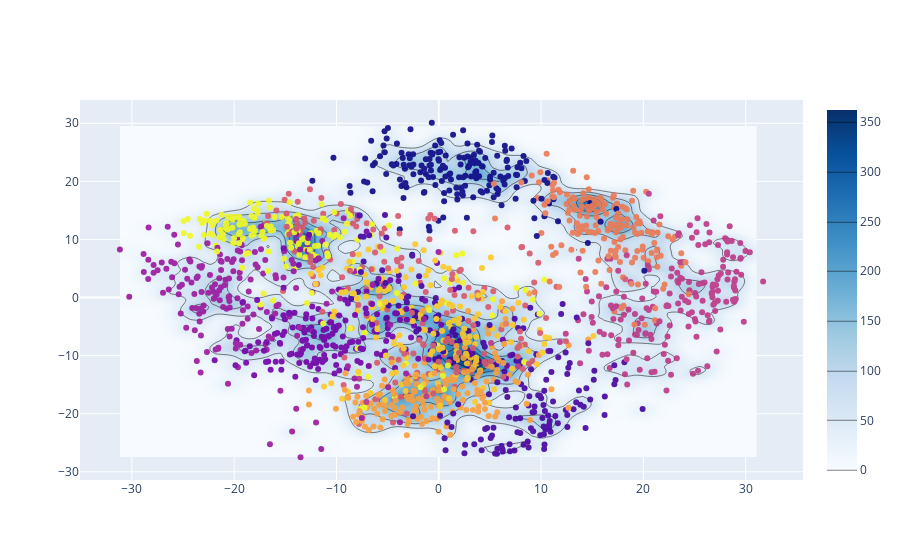

The notebook cell saved with this chart:
### Code cell
data=r[2]


import plotly.graph_objects as go

fig = go.Figure(data =
    go.Contour(
        x=r[0].index.values,
        y=r[0].columns.values,
        z=r[0],
        contours_coloring='heatmap',
        colorscale = 'Blues'
    ))

centroids={}
for Cluster in CC.labels_clusters:
    centroids[Cluster]=data[CC.data_target==Cluster].mean()


"""
fig.add_trace(go.Scatter(x=pd.DataFrame(centroids).loc[data.columns[0]], y=pd.DataFrame(centroids).loc[data.columns[1]],
                    mode='markers',
                    name='markers'))
"""

fig.add_trace(go.Scatter(x=data[data.columns[0]], y=data[data.columns[1]],mode="markers", marker_color=CC.data_target,opacity=0.90))
fig.show()

### Figure 1 — Plotly figure (JSON) as saved in the notebook; plotly's stock layout.template omitted (floating-point values rounded to 4 significant figures; data arrays with more than 128 entries replaced by an {"elided": "..."} marker saying what was removed)
{"data": [{"colorscale": [[0, "rgb(247,251,255)"], [0.125, "rgb(222,235,247)"], [0.25, "rgb(198,219,239)"], [0.375, "rgb(158,202,225)"], [0.5, "rgb(107,174,214)"], [0.625, "rgb(66,146,198)"], [0.75, "rgb(33,113,181)"], [0.875, "rgb(8,81,156)"], [1, "rgb(8,48,107)"]], "contours": {"coloring": "heatmap"}, "type": "contour", "x": [-31.17, -30.54, -29.91, -29.28, -28.66, -28.03, -27.4, -26.77, -26.14, -25.51, -24.88, -24.25, -23.63, -23.0, -22.37, -21.74, -21.11, -20.48, -19.85, -19.22, -18.6, -17.97, -17.34, -16.71, -16.08, -15.45, -14.82, -14.19, -13.57, -12.94, -12.31, -11.68, -11.05, -10.42, -9.794, -9.165, -8.537, -7.908, -7.279, -6.651, -6.022, -5.393, -4.764, -4.136, -3.507, -2.878, -2.25, -1.621, -0.9923, -0.3636, 0.2651, 0.8938, 1.523, 2.151, 2.78, 3.409, 4.037, 4.666, 5.295, 5.923, 6.552, 7.181, 7.81, 8.438, 9.067, 9.696, 10.32, 10.95, 11.58, 12.21, 12.84, 13.47, 14.1, 14.73, 15.35, 15.98, 16.61, 17.24, 17.87, 18.5, 19.13, 19.75, 20.38, 21.01, 21.64, 22.27, 22.9, 23.53, 24.16, 24.78, 25.41, 26.04, 26.67, 27.3, 27.93, 28.56, 29.19, 29.81, 30.44, 31.07], "y": [-27.49, -26.92, -26.34, -25.77, -25.19, -24.62, -24.04, -23.46, -22.89, -22.31, -21.74, -21.16, -20.58, -20.01, -19.43, -18.86, -18.28, -17.7, -17.13, -16.55, -15.98, -15.4, -14.83, -14.25, -13.67, -13.1, -12.52, -11.95, -11.37, -10.79, -10.22, -9.643, -9.067, -8.491, -7.915, -7.339, -6.763, -6.187, -5.612, -5.036, -4.46, -3.884, -3.308, -2.732, -2.156, -1.58, -1.005, -0.4287, 0.1471, 0.723, 1.299, 1.875, 2.451, 3.026, 3.602, 4.178, 4.754, 5.33, 5.906, 6.482, 7.058, 7.633, 8.209, 8.785, 9.361, 9.937, 10.51, 11.09, 11.66, 12.24, 12.82, 13.39, 13.97, 14.54, 15.12, 15.7, 16.27, 16.85, 17.42, 18.0, 18.57, 19.15, 19.73, 20.3, 20.88, 21.45, 22.03, 22.61, 23.18, 23.76, 24.33, 24.91, 25.49, 26.06, 26.64, 27.21, 27.79, 28.36, 28.94, 29.52], "z": {"elided": "100x100 float values"}}, {"marker": {"color": {"elided": "1797 int values"}}, "mode": "markers", "opacity": 0.9, "type": "scatter", "x": {"elided": "1797 float values"}, "y": {"elided": "1797 float values"}}], "layout": {}}
